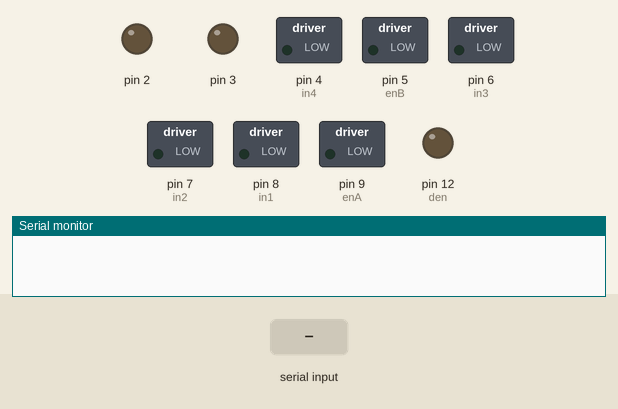
A sketch run on a simulated Arduino Uno, built with avr-gcc and run on an emulated ATmega328P. Parts: switched loads named in the sketch (green lamp = pin HIGH), output pins drawn as LEDs (lit = HIGH), the last lines printed to the serial monitor. The inputs (shaded band) are chosen by the test bench.

Above: at 1.2 s.
1.3 s: "B" received over the second serial link
At 2.5 s:
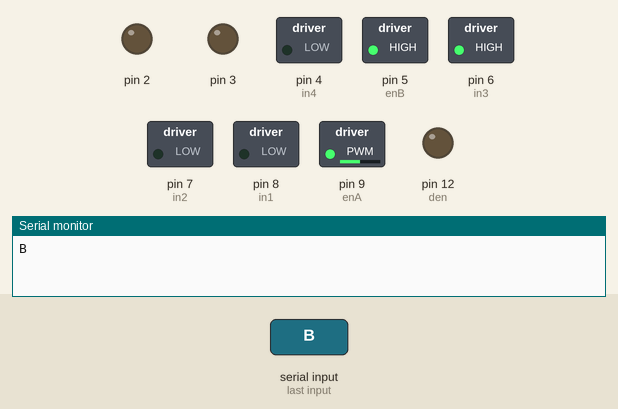
2.8 s: "F" received over the second serial link
At 3.6 s:
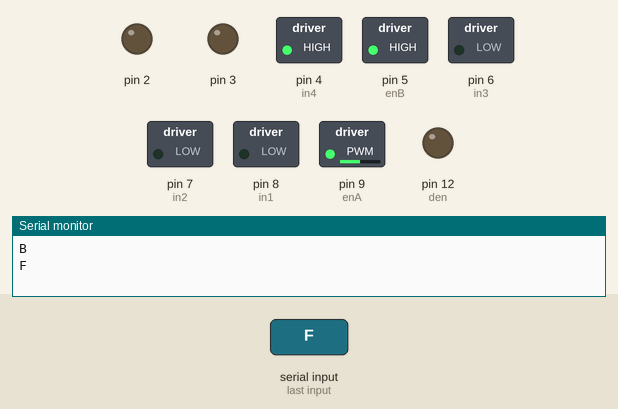
4.3 s: "R" received over the second serial link
At 4.8 s:
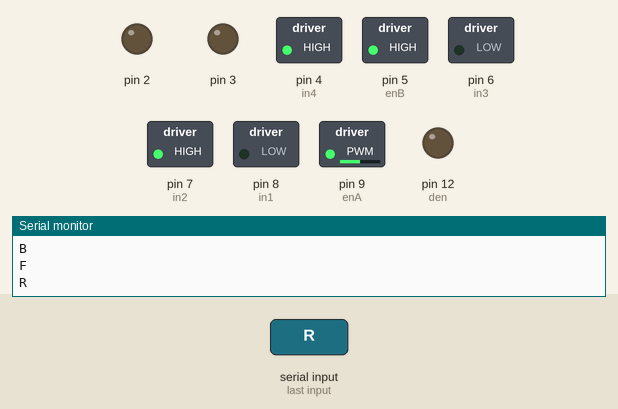
5.8 s: "L" received over the second serial link
At 7.0 s:
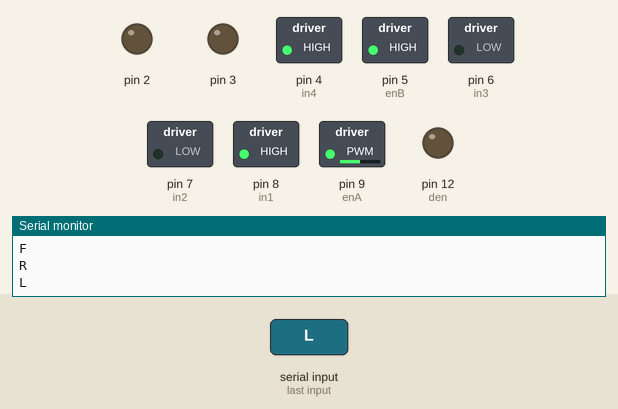
7.3 s: "H" received over the second serial link
At 8.3 s:
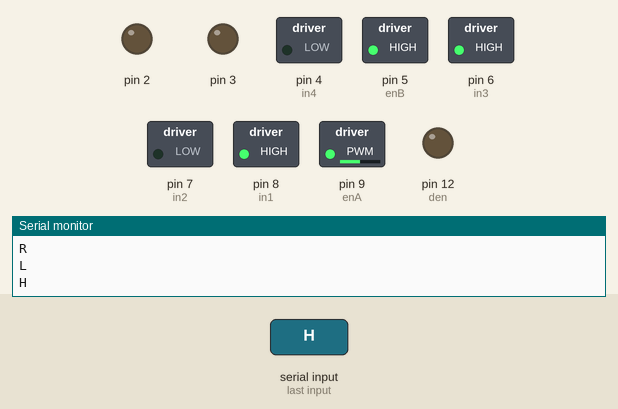
8.8 s: "J" received over the second serial link
At 9.4 s:
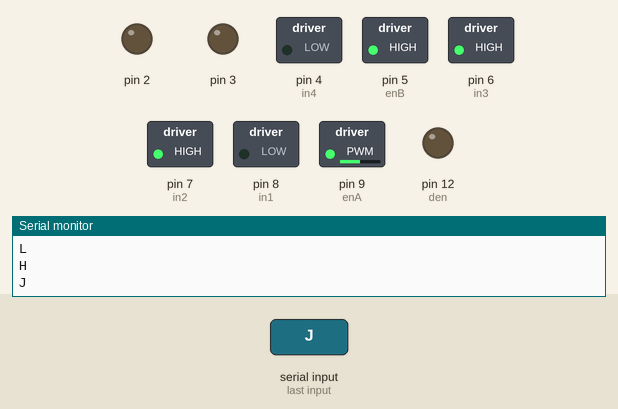
Timing chart, 0 to 11.3 s (numbered marks = the images above; inputs shaded):
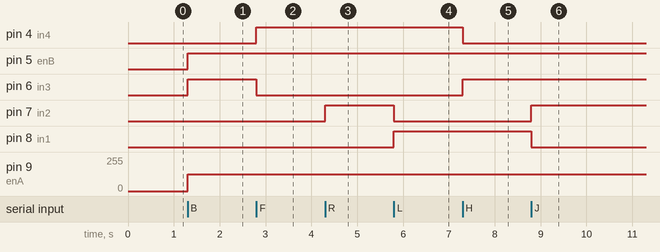

Measured:
- after the input at 1.3 s, pin 5 (enB), pin 6 (in3): LOW → HIGH at once; pin 9 (enA): 0/255 → 127/255 at once
- after the input at 2.8 s, pin 4 (in4): LOW → HIGH at once; pin 6 (in3): HIGH → LOW at once
- after the input at 4.3 s, pin 7 (in2): LOW → HIGH at once
- after the input at 5.8 s, pin 7 (in2): HIGH → LOW at once; pin 8 (in1): LOW → HIGH at once
- after the input at 7.3 s, pin 4 (in4): HIGH → LOW at once; pin 6 (in3): LOW → HIGH at once
- after the input at 8.8 s, pin 7 (in2): LOW → HIGH at once; pin 8 (in1): HIGH → LOW at once

The sketch:

Slave.ino
```cpp
#include <SoftwareSerial.h>
#define tx 11
#define rx 10
#define enA 9
#define in1 8
#define in2 7
#define in3 6
#define in4 4
#define enB 5
#define den 12
int p=0;
SoftwareSerial bluetooth(rx,tx);
void setup()
 {
   for(int i=2;i<=9;i++)
    {
      pinMode(i,OUTPUT);
    }
    pinMode(den,OUTPUT);
    Serial.begin(9600);
  bluetooth.begin(38400);
 }
void motor_truoc(int i,int j)// 0-0: motor dung, 1-0: re trai, 0-1: re phai;
{
    digitalWrite(in1,i);
   digitalWrite(in2,j);
   analogWrite(enA,127);

}
void motor_sau(int i,int j)// 0-0: motor dung, 1-0: motor tien, 0-1: motor lui;
 {
   digitalWrite(in3,i);
   digitalWrite(in4,j);
   analogWrite(enB,255);
   }

void loop()
{
  char blueRead;
  while(bluetooth.available())
  {
    blueRead=bluetooth.read();
    Serial.println(blueRead);
    if(blueRead=='B'){motor_sau(1,0);motor_truoc(0,0);}
    if(blueRead=='F'){motor_sau(0,1);motor_truoc(0,0);}
    if(blueRead=='R')  motor_truoc(0,1);
    if(blueRead=='L')  motor_truoc(1,0);
    if(blueRead=='G'){motor_sau(0,1);motor_truoc(1,0);}

    if(blueRead=='I'){motor_sau(0,1);motor_truoc(0,1);}

   if(blueRead=='H'){motor_sau(1,0);motor_truoc(1,0);}

  if(blueRead=='J'){motor_sau(1,0);motor_truoc(0,1);}

    if(blueRead=='S') {motor_sau(0,0);motor_truoc(0,0);}
    if(blueRead=='W') {p=!p;digitalWrite(den,p);Serial.print(p);}
    delay(10);
 }
 }
```
